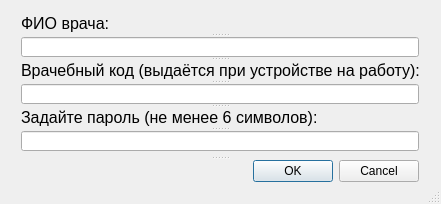
<?xml version="1.0" encoding="UTF-8"?>
<ui version="4.0">
 <class>MainWindow</class>
 <widget class="QMainWindow" name="MainWindow">
  <property name="geometry">
   <rect>
    <x>0</x>
    <y>0</y>
    <width>441</width>
    <height>204</height>
   </rect>
  </property>
  <property name="minimumSize">
   <size>
    <width>441</width>
    <height>204</height>
   </size>
  </property>
  <property name="maximumSize">
   <size>
    <width>441</width>
    <height>204</height>
   </size>
  </property>
  <property name="windowTitle">
   <string>Регистрация врача</string>
  </property>
  <widget class="QWidget" name="centralwidget">
   <widget class="QWidget" name="gridLayoutWidget">
    <property name="geometry">
     <rect>
      <x>20</x>
      <y>10</y>
      <width>400</width>
      <height>172</height>
     </rect>
    </property>
    <property name="minimumSize">
     <size>
      <width>400</width>
      <height>172</height>
     </size>
    </property>
    <property name="maximumSize">
     <size>
      <width>400</width>
      <height>172</height>
     </size>
    </property>
    <layout class="QGridLayout" name="gridLayout_3">
     <item row="0" column="0">
      <widget class="QSplitter" name="splitter_2">
       <property name="minimumSize">
        <size>
         <width>398</width>
         <height>170</height>
        </size>
       </property>
       <property name="maximumSize">
        <size>
         <width>398</width>
         <height>170</height>
        </size>
       </property>
       <property name="orientation">
        <enum>Qt::Vertical</enum>
       </property>
       <widget class="QSplitter" name="splitter">
        <property name="minimumSize">
         <size>
          <width>398</width>
          <height>142</height>
         </size>
        </property>
        <property name="maximumSize">
         <size>
          <width>398</width>
          <height>142</height>
         </size>
        </property>
        <property name="orientation">
         <enum>Qt::Vertical</enum>
        </property>
        <widget class="QLabel" name="label">
         <property name="minimumSize">
          <size>
           <width>398</width>
           <height>19</height>
          </size>
         </property>
         <property name="maximumSize">
          <size>
           <width>398</width>
           <height>19</height>
          </size>
         </property>
         <property name="text">
          <string>&lt;html&gt;&lt;head/&gt;&lt;body&gt;&lt;p&gt;&lt;span style=&quot; font-size:12pt;&quot;&gt;ФИО врача:&lt;/span&gt;&lt;/p&gt;&lt;/body&gt;&lt;/html&gt;</string>
         </property>
        </widget>
        <widget class="QLineEdit" name="fiodata">
         <property name="minimumSize">
          <size>
           <width>398</width>
           <height>20</height>
          </size>
         </property>
         <property name="maximumSize">
          <size>
           <width>398</width>
           <height>20</height>
          </size>
         </property>
        </widget>
        <widget class="QLabel" name="label_2">
         <property name="minimumSize">
          <size>
           <width>398</width>
           <height>19</height>
          </size>
         </property>
         <property name="maximumSize">
          <size>
           <width>398</width>
           <height>19</height>
          </size>
         </property>
         <property name="text">
          <string>&lt;html&gt;&lt;head/&gt;&lt;body&gt;&lt;p&gt;&lt;span style=&quot; font-size:12pt;&quot;&gt;Врачебный код (выдаётся при устройстве на работу):&lt;/span&gt;&lt;/p&gt;&lt;/body&gt;&lt;/html&gt;</string>
         </property>
        </widget>
        <widget class="QLineEdit" name="doccode">
         <property name="minimumSize">
          <size>
           <width>398</width>
           <height>20</height>
          </size>
         </property>
         <property name="maximumSize">
          <size>
           <width>398</width>
           <height>20</height>
          </size>
         </property>
         <property name="echoMode">
          <enum>QLineEdit::Password</enum>
         </property>
        </widget>
        <widget class="QLabel" name="lbl">
         <property name="minimumSize">
          <size>
           <width>398</width>
           <height>19</height>
          </size>
         </property>
         <property name="maximumSize">
          <size>
           <width>398</width>
           <height>19</height>
          </size>
         </property>
         <property name="text">
          <string>&lt;html&gt;&lt;head/&gt;&lt;body&gt;&lt;p&gt;&lt;span style=&quot; font-size:12pt;&quot;&gt;Задайте пароль (не менее 6 символов):&lt;/span&gt;&lt;/p&gt;&lt;/body&gt;&lt;/html&gt;</string>
         </property>
        </widget>
        <widget class="QLineEdit" name="newpassword">
         <property name="minimumSize">
          <size>
           <width>398</width>
           <height>20</height>
          </size>
         </property>
         <property name="maximumSize">
          <size>
           <width>398</width>
           <height>20</height>
          </size>
         </property>
         <property name="echoMode">
          <enum>QLineEdit::Password</enum>
         </property>
        </widget>
       </widget>
       <widget class="QDialogButtonBox" name="buttonBox">
        <property name="minimumSize">
         <size>
          <width>398</width>
          <height>23</height>
         </size>
        </property>
        <property name="maximumSize">
         <size>
          <width>398</width>
          <height>23</height>
         </size>
        </property>
        <property name="standardButtons">
         <set>QDialogButtonBox::Cancel|QDialogButtonBox::Ok</set>
        </property>
       </widget>
      </widget>
     </item>
    </layout>
   </widget>
  </widget>
  <widget class="QStatusBar" name="statusbar"/>
 </widget>
 <resources/>
 <connections/>
</ui>
